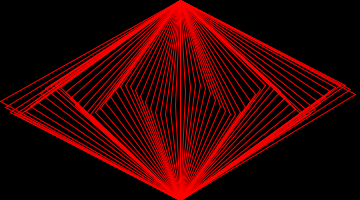
Frame 1 (no input)
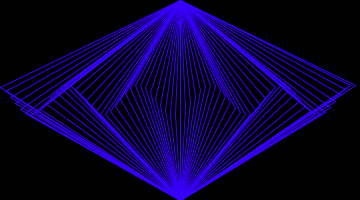
Frame 60 (the mouse pressed at the canvas centre just before this capture)
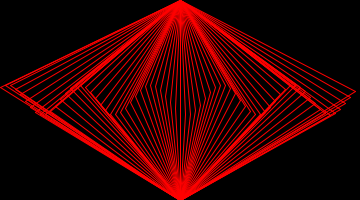
Frame 120 (the mouse held since frame 60 and released just before this capture)

The Processing sketch that drew these frames (run headless with seeded random() and noise(); from frame 60 on, the mouse is pressed at the canvas centre):

// Processing sketch: processing_14140
// ── processing_14140.pde

void setup() {
  size(360,200);
  colorMode(HSB,200,100,100);
  smooth();
}
 
void draw() {
  background(0);
  stroke(random(100,360),150,100);
  for(int x=0; x<360; x=x+5) {
    float y= sin(radians(x+frameCount)*5)*15+100;
    line(180,0,x,y);
    line(180,200,x,y);
   
  }
}
                
                
